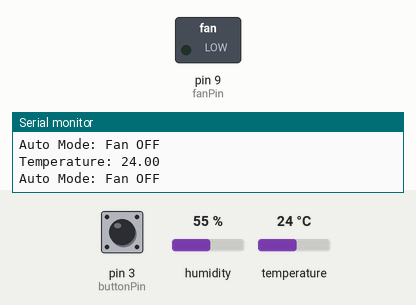
This sketch was run on a simulated Arduino Uno, built with avr-gcc and run on an emulated ATmega328P. On the bench: switched loads named in the sketch (green lamp = pin HIGH), the last lines printed to the serial monitor. Inputs (shaded band) come from the test bench; at power-on: temperature 24 °C, pin 3 (buttonPin) HIGH, humidity 55 %.

Above: at 2.8 s.
2.9 s: temperature set to 25.4 °C
At 4.9 s:
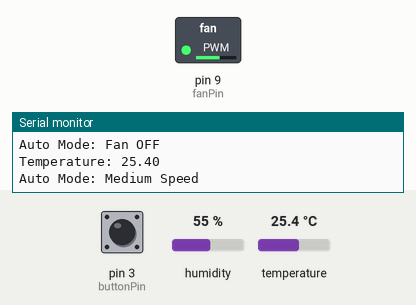
5.6 s: pin 3 (buttonPin) pulled LOW for 2.35 s
At 6.7 s:
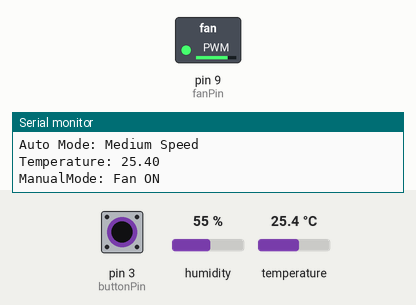
Timing chart, 0 to 8.6 s (numbered marks = the images above; inputs shaded):
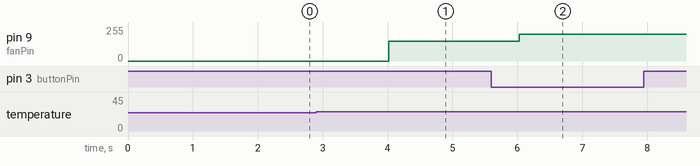

The sketch:

code.ino
```cpp
#include <DHT.h>
#define DHTPIN 2
#define DHTTYPE DHT22
#define fanPin 9
#define buttonPin 3
DHT dht(DHTPIN, DHTTYPE);
volatile bool manualMode = false;
void toggleMode(){
  manualMode = !manualMode;
}
void setup() {
  Serial.begin(9600);
  dht.begin();
  pinMode(fanPin, OUTPUT);
  pinMode(buttonPin, INPUT_PULLUP);
  attachInterrupt(digitalPinToInterrupt(buttonPin), toggleMode, FALLING);

}

void loop() {
  float temp = dht.readTemperature();
  Serial.print("Temperature: ");
  Serial.println(temp);
  if(!manualMode){
    if(temp > 30){
      analogWrite(fanPin, 255);
      Serial.println("Auto Mode: High Speed");
    }
    else if(temp > 25){
      analogWrite(fanPin, 150);
      Serial.println("Auto Mode: Medium Speed");
    }
    else{
      analogWrite(fanPin, 0);
      Serial.println("Auto Mode: Fan OFF");
    }
  }
  else{
    analogWrite(fanPin, 200);
    Serial.println("ManualMode: Fan ON");
  }
  delay(1000);

}
```

Measured:
- the behaviour switches between 25 and 25.1 °C on temperature (found by bisection; images 0 and 1)
- after the input at 2.9 s, pin 9 (fanPin): 0/255 → 150/255 after 1.1 s
- after the input at 5.6 s, pin 9 (fanPin): 150/255 → 200/255 after 0.43 s
